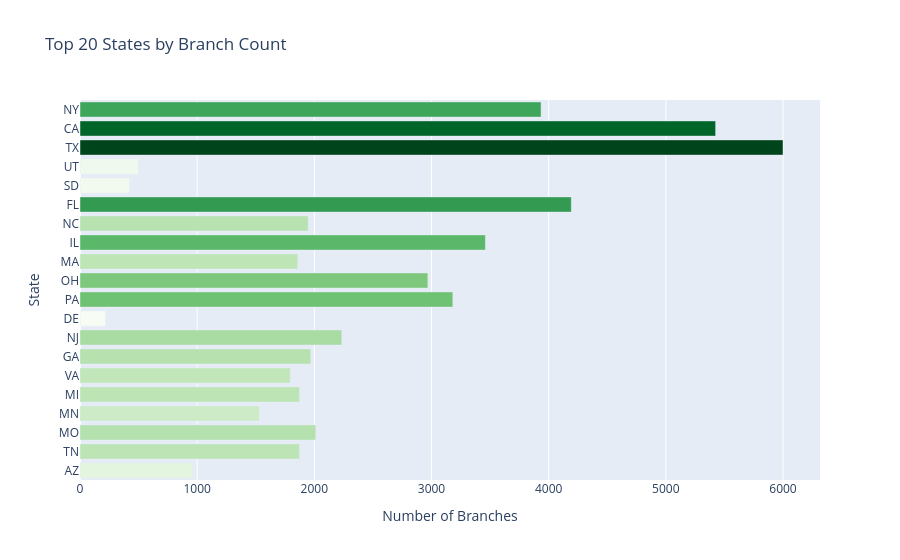

This figure's notebook cell:
### Code cell
# Branch count by state

fig = px.bar(
    state_df.head(20),
    x='BRANCH_COUNT', y='STATE',
    orientation='h',
    title='Top 20 States by Branch Count',
    labels={'BRANCH_COUNT': 'Number of Branches', 'STATE': 'State'},
    color='BRANCH_COUNT', color_continuous_scale='Greens'
)
fig.update_layout(yaxis=dict(autorange='reversed'), coloraxis_showscale=False, showlegend = False)
fig.show()

### Figure 1 — Plotly figure (JSON) as saved in the notebook; plotly's stock layout.template omitted (floating-point values rounded to 4 significant figures)
{"data": [{"hovertemplate": "Number of Branches=%{marker.color}<br>State=%{y}<extra></extra>", "legendgroup": "", "marker": {"color": [3935, 5425, 6000, 499, 421, 4193, 1948, 3460, 1858, 2969, 3182, 217, 2234, 1970, 1794, 1874, 1531, 2012, 1874, 960], "coloraxis": "coloraxis", "pattern": {"shape": ""}}, "name": "", "orientation": "h", "showlegend": false, "textposition": "auto", "type": "bar", "x": [3935, 5425, 6000, 499, 421, 4193, 1948, 3460, 1858, 2969, 3182, 217, 2234, 1970, 1794, 1874, 1531, 2012, 1874, 960], "xaxis": "x", "y": ["NY", "CA", "TX", "UT", "SD", "FL", "NC", "IL", "MA", "OH", "PA", "DE", "NJ", "GA", "VA", "MI", "MN", "MO", "TN", "AZ"], "yaxis": "y"}], "layout": {"barmode": "relative", "coloraxis": {"colorbar": {"title": {"text": "Number of Branches"}}, "colorscale": [[0, "rgb(247,252,245)"], [0.125, "rgb(229,245,224)"], [0.25, "rgb(199,233,192)"], [0.375, "rgb(161,217,155)"], [0.5, "rgb(116,196,118)"], [0.625, "rgb(65,171,93)"], [0.75, "rgb(35,139,69)"], [0.875, "rgb(0,109,44)"], [1, "rgb(0,68,27)"]], "showscale": false}, "legend": {"tracegroupgap": 0}, "showlegend": false, "title": {"text": "Top 20 States by Branch Count"}, "xaxis": {"anchor": "y", "domain": [0, 1], "title": {"text": "Number of Branches"}}, "yaxis": {"anchor": "x", "autorange": "reversed", "domain": [0, 1], "title": {"text": "State"}}}}
